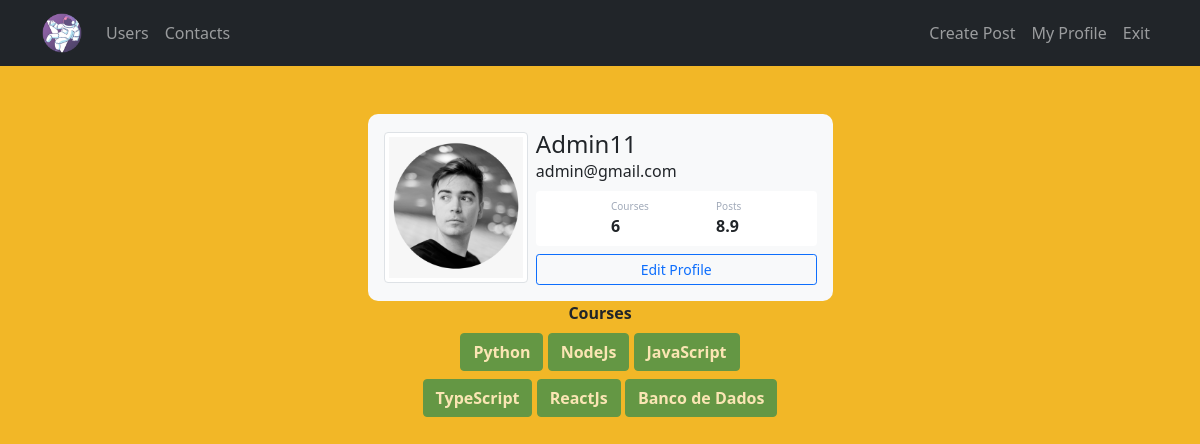
The app's page /profile (signed in), older data.
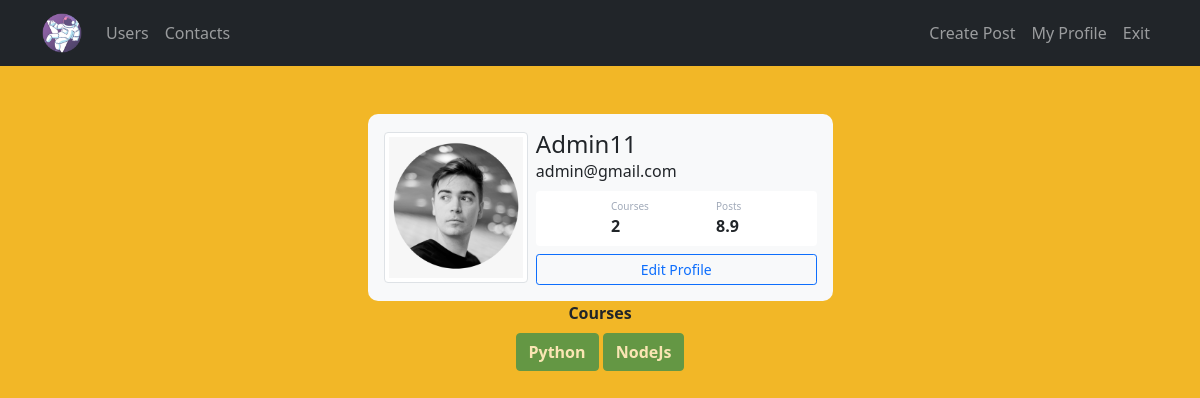
The same page, newer data.
### site_web/models.py (models this page shows)
class User(database.Model, UserMixin):
    id = database.Column(database.Integer, primary_key=True)
    username = database.Column(database.String, nullable=False)
    email = database.Column(database.String, nullable=False, unique=True)
    password = database.Column(database.String, nullable=False)
    profile_picture = database.Column(database.String, default='default.jpg')
    courses = database.Column(database.String, nullable=False, default='Not Informed')
    posts = database.relationship('Post', backref='author', lazy=True)

### site_web/routes.py (the view)
@app.route("/profile")
@login_required
def profile():
    profile_picture = url_for('static', filename=f'media/{current_user.profile_picture}')
    return render_template("profile.html", profile_picture=profile_picture)

### site_web/models.py (called while the page is built)
@login_manager.user_loader
def load_user(id_user):
    return User.query.get(int(id_user))

### site_web/templates/profile.html (shortened to what this page needs)
{% extends 'base.html' %}
{% block body %}
<div class="container mt-5 d-flex justify-content-center">
  <div class="card p-3 col-5 border-0 bg-light">
    <div class="d-flex align-items-center">
        <img src="{{ profile_picture }}" class="rounded img-thumbnail col-md-4 me-2"/>
      <div class="col">
        <h4 class="mb-0 mt-0 text-capitalize">{{ current_user.username }}</h4>
        <span>{{ current_user.email }}</span>
        <div class="p-2 mt-2 bg-white d-flex justify-content-evenly rounded">
          <div class="d-flex flex-column">
            <span class="articles">Courses</span>
              {% if 'Not Informed' in current_user.courses or current_user.courses == '' %}
              <span class="fw-bold">0</span>
            {% else %}
              <span class="fw-bold">
                {{ current_user.courses.count(';') + 1 }}
              </span>
            {% endif %}
          </div>
          <div class="d-flex flex-column">
            <span class="rating">Posts</span>
            <span class="fw-bold">8.9</span>
          </div>
        </div>
        <div class="mt-2">
          <a href="{{ url_for('edit_profile')}}">
            <button class="btn btn-sm btn-outline-primary w-100">
              Edit Profile
            </button>
          </a>
        </div>
      </div>
    </div>
  </div>
</div>
<div class="container">
  <div class="row justify-content-center">
    <div class="col col-4 text-center">
      <strong>Courses</strong><br />
      {% if current_user.courses %}
        {% for course in current_user.courses.split(';') %}
          <button type="button" class="btn btn-success mt-2 fw-bolder" disabled>
            {{ course }}
          </button>
        {% endfor %}
      {% else %}
        <button type="button" class="btn btn-success mt-2 fw-bolder" disabled>
        No Courses Registered :(
        </button>
      {% endif %}
    </div>
  </div>
</div>
{% endblock body %}

### site_web/templates/base.html (shortened to what this page needs)
<!DOCTYPE html>
<html lang="PT-BR">
  <head>
    <link
      href="https://cdn.jsdelivr.net/npm/bootstrap@5.1.3/dist/css/bootstrap.min.css"
      rel="stylesheet"
    />
    <link rel="stylesheet" type="text/css" href="{{url_for('static', filename='main.css')}}">
  </head>
  <body id="color01">
    {% include 'navbar.html' %}
    {% block body %}
    {% endblock body %}
  </body>
</html>

### site_web/templates/navbar.html (shortened to what this page needs)
<nav class="navbar navbar-expand-lg navbar-dark bg-dark">
  <div class="container">
    <a class="navbar-brand" href="{{url_for('home')}}">
      <img src="{{url_for('static', filename='media/logo.png')}}" alt="" id="image01" width="40" height="40">
    </a>
    <div class="collapse navbar-collapse" id="navbarSupportedContent">
      <ul class="navbar-nav me-auto mb-2 mb-lg-0">
        <li class="nav-item">
          <a class="nav-link" href="{{url_for('user')}}">Users</a>
        </li>
        <li class="nav-item">
          <a class="nav-link" href="{{url_for('contact')}}">Contacts</a>
        </li>
      </ul>
      <ul class="d-flex navbar-nav">
        {% if current_user.is_authenticated %}
          <li class="nav-item">
            <a href="{{ url_for('create_post')}}" class="nav-link">Create Post</a>
          </li>
          <li class="nav-item">
            <a href="{{ url_for('profile')}}" class="nav-link">My Profile</a>
          </li>
          <li class="nav-item">
            <a href="{{ url_for('exit')}}" class="nav-link">Exit</a>
          </li>
        {% endif %}
      </ul>
    </div>
  </div>
</nav>

### site_web/static/main.css (style rules this page uses)
#color01 { background-color: #f2b727; }
.card { border-radius: 10px; }
.articles { font-size: 10px; color: #a1aab9 }
.rating { font-size: 10px; color: #a1aab9 }

Row changes from the older to the newer data that the page shows:
changed User "Admin11": courses "6" → "2"
Text that changed along with them:
list line gone: "JavaScript"
list line gone: "TypeScript"
list line gone: "ReactJs"
list line gone: "Banco de Dados"
